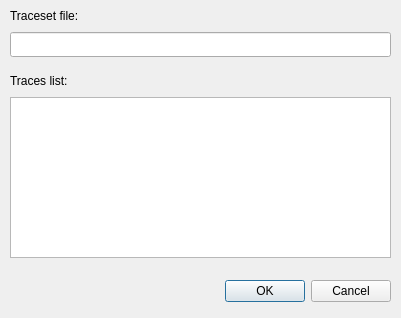
<?xml version="1.0" encoding="UTF-8"?>
<ui version="4.0">
 <class>Dialog_selectRouteFromRouteset</class>
 <widget class="QDialog" name="Dialog_selectRouteFromRouteset">
  <property name="windowModality">
   <enum>Qt::ApplicationModal</enum>
  </property>
  <property name="geometry">
   <rect>
    <x>0</x>
    <y>0</y>
    <width>401</width>
    <height>318</height>
   </rect>
  </property>
  <property name="sizePolicy">
   <sizepolicy hsizetype="Fixed" vsizetype="Fixed">
    <horstretch>0</horstretch>
    <verstretch>0</verstretch>
   </sizepolicy>
  </property>
  <property name="minimumSize">
   <size>
    <width>401</width>
    <height>318</height>
   </size>
  </property>
  <property name="maximumSize">
   <size>
    <width>401</width>
    <height>318</height>
   </size>
  </property>
  <property name="baseSize">
   <size>
    <width>401</width>
    <height>318</height>
   </size>
  </property>
  <property name="windowTitle">
   <string>Dialog</string>
  </property>
  <property name="modal">
   <bool>true</bool>
  </property>
  <widget class="QDialogButtonBox" name="buttonBox">
   <property name="geometry">
    <rect>
     <x>10</x>
     <y>275</y>
     <width>381</width>
     <height>32</height>
    </rect>
   </property>
   <property name="orientation">
    <enum>Qt::Horizontal</enum>
   </property>
   <property name="standardButtons">
    <set>QDialogButtonBox::Cancel|QDialogButtonBox::Ok</set>
   </property>
  </widget>
  <widget class="QLineEdit" name="lineEdit_routesetFile">
   <property name="geometry">
    <rect>
     <x>10</x>
     <y>32</y>
     <width>381</width>
     <height>25</height>
    </rect>
   </property>
   <property name="readOnly">
    <bool>true</bool>
   </property>
  </widget>
  <widget class="QLabel" name="label_routesetFile">
   <property name="geometry">
    <rect>
     <x>10</x>
     <y>5</y>
     <width>131</width>
     <height>21</height>
    </rect>
   </property>
   <property name="text">
    <string>Traceset file:</string>
   </property>
  </widget>
  <widget class="QTableView" name="tableView">
   <property name="geometry">
    <rect>
     <x>10</x>
     <y>97</y>
     <width>381</width>
     <height>161</height>
    </rect>
   </property>
   <property name="sizeAdjustPolicy">
    <enum>QAbstractScrollArea::AdjustIgnored</enum>
   </property>
   <property name="tabKeyNavigation">
    <bool>false</bool>
   </property>
   <property name="selectionMode">
    <enum>QAbstractItemView::SingleSelection</enum>
   </property>
   <property name="selectionBehavior">
    <enum>QAbstractItemView::SelectRows</enum>
   </property>
   <attribute name="horizontalHeaderVisible">
    <bool>true</bool>
   </attribute>
   <attribute name="horizontalHeaderHighlightSections">
    <bool>false</bool>
   </attribute>
   <attribute name="verticalHeaderVisible">
    <bool>false</bool>
   </attribute>
   <attribute name="verticalHeaderHighlightSections">
    <bool>false</bool>
   </attribute>
  </widget>
  <widget class="QLabel" name="label_selectedRoute">
   <property name="geometry">
    <rect>
     <x>10</x>
     <y>70</y>
     <width>120</width>
     <height>21</height>
    </rect>
   </property>
   <property name="text">
    <string>Traces list:</string>
   </property>
   <property name="alignment">
    <set>Qt::AlignLeading|Qt::AlignLeft|Qt::AlignVCenter</set>
   </property>
  </widget>
 </widget>
 <resources/>
 <connections>
  <connection>
   <sender>buttonBox</sender>
   <signal>accepted()</signal>
   <receiver>Dialog_selectRouteFromRouteset</receiver>
   <slot>accept()</slot>
   <hints>
    <hint type="sourcelabel">
     <x>20</x>
     <y>20</y>
    </hint>
    <hint type="destinationlabel">
     <x>20</x>
     <y>20</y>
    </hint>
   </hints>
  </connection>
  <connection>
   <sender>buttonBox</sender>
   <signal>rejected()</signal>
   <receiver>Dialog_selectRouteFromRouteset</receiver>
   <slot>reject()</slot>
   <hints>
    <hint type="sourcelabel">
     <x>20</x>
     <y>20</y>
    </hint>
    <hint type="destinationlabel">
     <x>20</x>
     <y>20</y>
    </hint>
   </hints>
  </connection>
 </connections>
</ui>
